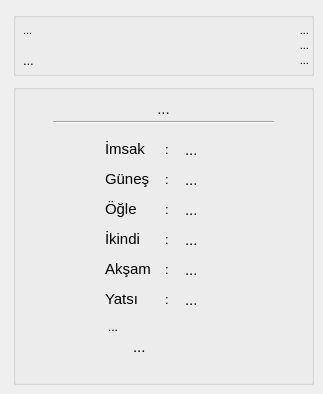
    <widget class="QWidget" name="pyvakitci_tab">
     <attribute name="icon">
      <iconset resource="PyVakitci.qrc">
       <normaloff>:/resimler/cami.png</normaloff>:/resimler/cami.png</iconset>
     </attribute>
     <attribute name="title">
      <string notr="true"/>
     </attribute>
     <attribute name="toolTip">
      <string>Namaz Vakitleri</string>
     </attribute>
     <widget class="QGroupBox" name="bilgiler_groupBox">
      <property name="enabled">
       <bool>true</bool>
      </property>
      <property name="geometry">
       <rect>
        <x>13</x>
        <y>12</y>
        <width>301</width>
        <height>64</height>
       </rect>
      </property>
      <property name="font">
       <font>
        <family>Arial</family>
        <pointsize>10</pointsize>
       </font>
      </property>
      <property name="title">
       <string/>
      </property>
      <property name="alignment">
       <set>Qt::AlignLeading|Qt::AlignLeft|Qt::AlignVCenter</set>
      </property>
      <property name="flat">
       <bool>false</bool>
      </property>
      <property name="checkable">
       <bool>false</bool>
      </property>
      <property name="checked">
       <bool>false</bool>
      </property>
      <widget class="QLabel" name="ulke_label">
       <property name="geometry">
        <rect>
         <x>10</x>
         <y>10</y>
         <width>150</width>
         <height>16</height>
        </rect>
       </property>
       <property name="font">
        <font>
         <family>Arial</family>
         <pointsize>8</pointsize>
        </font>
       </property>
       <property name="text">
        <string>...</string>
       </property>
      </widget>
      <widget class="QLabel" name="sehir_label">
       <property name="geometry">
        <rect>
         <x>10</x>
         <y>40</y>
         <width>160</width>
         <height>16</height>
        </rect>
       </property>
       <property name="font">
        <font>
         <family>Arial</family>
         <pointsize>10</pointsize>
         <weight>50</weight>
         <bold>false</bold>
         <kerning>true</kerning>
        </font>
       </property>
       <property name="text">
        <string>...</string>
       </property>
      </widget>
      <widget class="QLabel" name="miladi_tarih">
       <property name="geometry">
        <rect>
         <x>198</x>
         <y>10</y>
         <width>98</width>
         <height>16</height>
        </rect>
       </property>
       <property name="font">
        <font>
         <family>Arial</family>
         <pointsize>8</pointsize>
        </font>
       </property>
       <property name="text">
        <string>...</string>
       </property>
       <property name="alignment">
        <set>Qt::AlignRight|Qt::AlignTrailing|Qt::AlignVCenter</set>
       </property>
      </widget>
      <widget class="QLabel" name="hicri_tarih">
       <property name="geometry">
        <rect>
         <x>156</x>
         <y>25</y>
         <width>140</width>
         <height>16</height>
        </rect>
       </property>
       <property name="font">
        <font>
         <family>Arial</family>
         <pointsize>8</pointsize>
        </font>
       </property>
       <property name="text">
        <string>...</string>
       </property>
       <property name="alignment">
        <set>Qt::AlignRight|Qt::AlignTrailing|Qt::AlignVCenter</set>
       </property>
      </widget>
      <widget class="QLabel" name="saat_label">
       <property name="geometry">
        <rect>
         <x>204</x>
         <y>40</y>
         <width>92</width>
         <height>16</height>
        </rect>
       </property>
       <property name="font">
        <font>
         <family>Arial</family>
         <pointsize>8</pointsize>
        </font>
       </property>
       <property name="text">
        <string>...</string>
       </property>
       <property name="alignment">
        <set>Qt::AlignRight|Qt::AlignTrailing|Qt::AlignVCenter</set>
       </property>
      </widget>
     </widget>
     <widget class="QGroupBox" name="namaz_vakitleri_groupBox">
      <property name="geometry">
       <rect>
        <x>13</x>
        <y>84</y>
        <width>301</width>
        <height>301</height>
       </rect>
      </property>
      <property name="font">
       <font>
        <family>Arial</family>
        <pointsize>10</pointsize>
        <weight>50</weight>
        <bold>false</bold>
       </font>
      </property>
      <property name="layoutDirection">
       <enum>Qt::LeftToRight</enum>
      </property>
      <property name="title">
       <string/>
      </property>
      <widget class="QLabel" name="namaz_vakti_label">
       <property name="geometry">
        <rect>
         <x>10</x>
         <y>15</y>
         <width>281</width>
         <height>20</height>
        </rect>
       </property>
       <property name="font">
        <font>
         <family>Arial</family>
         <pointsize>11</pointsize>
         <weight>50</weight>
         <bold>false</bold>
         <kerning>true</kerning>
        </font>
       </property>
       <property name="text">
        <string>...</string>
       </property>
       <property name="alignment">
        <set>Qt::AlignCenter</set>
       </property>
      </widget>
      <widget class="Line" name="line">
       <property name="geometry">
        <rect>
         <x>40</x>
         <y>30</y>
         <width>221</width>
         <height>16</height>
        </rect>
       </property>
       <property name="sizePolicy">
        <sizepolicy hsizetype="Preferred" vsizetype="Preferred">
         <horstretch>0</horstretch>
         <verstretch>0</verstretch>
        </sizepolicy>
       </property>
       <property name="minimumSize">
        <size>
         <width>221</width>
         <height>16</height>
        </size>
       </property>
       <property name="maximumSize">
        <size>
         <width>221</width>
         <height>16</height>
        </size>
       </property>
       <property name="orientation">
        <enum>Qt::Horizontal</enum>
       </property>
      </widget>
      <widget class="QLabel" name="imsak_label">
       <property name="geometry">
        <rect>
         <x>92</x>
         <y>55</y>
         <width>50</width>
         <height>20</height>
        </rect>
       </property>
       <property name="font">
        <font>
         <family>Arial</family>
         <pointsize>11</pointsize>
         <weight>50</weight>
         <bold>false</bold>
         <kerning>true</kerning>
        </font>
       </property>
       <property name="text">
        <string>İmsak</string>
       </property>
      </widget>
      <widget class="QLabel" name="gunes_label">
       <property name="geometry">
        <rect>
         <x>92</x>
         <y>85</y>
         <width>50</width>
         <height>20</height>
        </rect>
       </property>
       <property name="font">
        <font>
         <family>Arial</family>
         <pointsize>11</pointsize>
         <weight>50</weight>
         <bold>false</bold>
         <kerning>true</kerning>
        </font>
       </property>
       <property name="text">
        <string>Güneş</string>
       </property>
      </widget>
      <widget class="QLabel" name="ogle_label">
       <property name="geometry">
        <rect>
         <x>92</x>
         <y>115</y>
         <width>50</width>
         <height>20</height>
        </rect>
       </property>
       <property name="font">
        <font>
         <family>Arial</family>
         <pointsize>11</pointsize>
         <weight>50</weight>
         <bold>false</bold>
         <kerning>true</kerning>
        </font>
       </property>
       <property name="text">
        <string>Öğle</string>
       </property>
      </widget>
      <widget class="QLabel" name="ikindi_label">
       <property name="geometry">
        <rect>
         <x>92</x>
         <y>145</y>
         <width>50</width>
         <height>20</height>
        </rect>
       </property>
       <property name="font">
        <font>
         <family>Arial</family>
         <pointsize>11</pointsize>
         <weight>50</weight>
         <bold>false</bold>
         <kerning>true</kerning>
        </font>
       </property>
       <property name="text">
        <string>İkindi</string>
       </property>
      </widget>
      <widget class="QLabel" name="aksam_label">
       <property name="geometry">
        <rect>
         <x>92</x>
         <y>175</y>
         <width>50</width>
         <height>20</height>
        </rect>
       </property>
       <property name="font">
        <font>
         <family>Arial</family>
         <pointsize>11</pointsize>
         <weight>50</weight>
         <bold>false</bold>
         <kerning>true</kerning>
        </font>
       </property>
       <property name="text">
        <string>Akşam</string>
       </property>
      </widget>
      <widget class="QLabel" name="yatsi_label">
       <property name="geometry">
        <rect>
         <x>92</x>
         <y>205</y>
         <width>50</width>
         <height>20</height>
        </rect>
       </property>
       <property name="font">
        <font>
         <family>Arial</family>
         <pointsize>11</pointsize>
         <weight>50</weight>
         <bold>false</bold>
         <kerning>true</kerning>
        </font>
       </property>
       <property name="text">
        <string>Yatsı</string>
       </property>
      </widget>
      <widget class="QLabel" name="nokta_label">
       <property name="geometry">
        <rect>
         <x>152</x>
         <y>57</y>
         <width>10</width>
         <height>16</height>
        </rect>
       </property>
       <property name="font">
        <font>
         <family>Arial</family>
         <pointsize>10</pointsize>
         <weight>50</weight>
         <bold>false</bold>
         <kerning>true</kerning>
        </font>
       </property>
       <property name="text">
        <string>:</string>
       </property>
      </widget>
      <widget class="QLabel" name="nokta_label_2">
       <property name="geometry">
        <rect>
         <x>152</x>
         <y>87</y>
         <width>10</width>
         <height>16</height>
        </rect>
       </property>
       <property name="font">
        <font>
         <family>Arial</family>
         <pointsize>10</pointsize>
         <weight>50</weight>
         <bold>false</bold>
         <kerning>true</kerning>
        </font>
       </property>
       <property name="frameShape">
        <enum>QFrame::NoFrame</enum>
       </property>
       <property name="text">
        <string>:</string>
       </property>
      </widget>
      <widget class="QLabel" name="nokta_label_3">
       <property name="geometry">
        <rect>
         <x>152</x>
         <y>117</y>
         <width>10</width>
         <height>16</height>
        </rect>
       </property>
       <property name="font">
        <font>
         <family>Arial</family>
         <pointsize>10</pointsize>
         <weight>50</weight>
         <bold>false</bold>
         <kerning>true</kerning>
        </font>
       </property>
       <property name="text">
        <string>:</string>
       </property>
      </widget>
      <widget class="QLabel" name="nokta_label_4">
       <property name="geometry">
        <rect>
         <x>152</x>
         <y>147</y>
         <width>10</width>
         <height>16</height>
        </rect>
       </property>
       <property name="font">
        <font>
         <family>Arial</family>
         <pointsize>10</pointsize>
         <weight>50</weight>
         <bold>false</bold>
         <kerning>true</kerning>
        </font>
       </property>
       <property name="frameShape">
        <enum>QFrame::NoFrame</enum>
       </property>
       <property name="text">
        <string>:</string>
       </property>
      </widget>
      <widget class="QLabel" name="nokta_label_5">
       <property name="geometry">
        <rect>
         <x>152</x>
         <y>177</y>
         <width>10</width>
         <height>16</height>
        </rect>
       </property>
       <property name="font">
        <font>
         <family>Arial</family>
         <pointsize>10</pointsize>
         <weight>50</weight>
         <bold>false</bold>
         <kerning>true</kerning>
        </font>
       </property>
       <property name="text">
        <string>:</string>
       </property>
      </widget>
      <widget class="QLabel" name="nokta_label_6">
       <property name="geometry">
        <rect>
         <x>152</x>
         <y>207</y>
         <width>10</width>
         <height>16</height>
        </rect>
       </property>
       <property name="font">
        <font>
         <family>Arial</family>
         <pointsize>10</pointsize>
         <weight>50</weight>
         <bold>false</bold>
         <kerning>true</kerning>
        </font>
       </property>
       <property name="frameShape">
        <enum>QFrame::NoFrame</enum>
       </property>
       <property name="text">
        <string>:</string>
       </property>
      </widget>
      <widget class="QLabel" name="imsak_saat_label">
       <property name="geometry">
        <rect>
         <x>172</x>
         <y>58</y>
         <width>50</width>
         <height>16</height>
        </rect>
       </property>
       <property name="font">
        <font>
         <family>Arial</family>
         <pointsize>11</pointsize>
         <weight>50</weight>
         <bold>false</bold>
         <kerning>true</kerning>
        </font>
       </property>
       <property name="text">
        <string>...</string>
       </property>
      </widget>
      <widget class="QLabel" name="gunes_saat_label">
       <property name="geometry">
        <rect>
         <x>172</x>
         <y>88</y>
         <width>50</width>
         <height>16</height>
        </rect>
       </property>
       <property name="font">
        <font>
         <family>Arial</family>
         <pointsize>11</pointsize>
         <weight>50</weight>
         <bold>false</bold>
         <kerning>true</kerning>
        </font>
       </property>
       <property name="text">
        <string>...</string>
       </property>
      </widget>
      <widget class="QLabel" name="ogle_saat_label">
       <property name="geometry">
        <rect>
         <x>172</x>
         <y>118</y>
         <width>50</width>
         <height>16</height>
        </rect>
       </property>
       <property name="font">
        <font>
         <family>Arial</family>
         <pointsize>11</pointsize>
         <weight>50</weight>
         <bold>false</bold>
         <kerning>true</kerning>
        </font>
       </property>
       <property name="text">
        <string>...</string>
       </property>
      </widget>
      <widget class="QLabel" name="ikindi_saat_label">
       <property name="geometry">
        <rect>
         <x>172</x>
         <y>148</y>
         <width>50</width>
         <height>16</height>
        </rect>
       </property>
       <property name="font">
        <font>
         <family>Arial</family>
         <pointsize>11</pointsize>
         <weight>50</weight>
         <bold>false</bold>
         <kerning>true</kerning>
        </font>
       </property>
       <property name="text">
        <string>...</string>
       </property>
      </widget>
      <widget class="QLabel" name="aksam_saat_label">
       <property name="geometry">
        <rect>
         <x>172</x>
         <y>178</y>
         <width>50</width>
         <height>16</height>
        </rect>
       </property>
       <property name="font">
        <font>
         <family>Arial</family>
         <pointsize>11</pointsize>
         <weight>50</weight>
         <bold>false</bold>
         <kerning>true</kerning>
        </font>
       </property>
       <property name="text">
        <string>...</string>
       </property>
      </widget>
      <widget class="QLabel" name="yatsi_saat_label">
       <property name="geometry">
        <rect>
         <x>172</x>
         <y>208</y>
         <width>50</width>
         <height>16</height>
        </rect>
       </property>
       <property name="font">
        <font>
         <family>Arial</family>
         <pointsize>11</pointsize>
         <weight>50</weight>
         <bold>false</bold>
         <kerning>true</kerning>
        </font>
       </property>
       <property name="text">
        <string>...</string>
       </property>
      </widget>
      <widget class="QLabel" name="sonraki_vakit_label">
       <property name="geometry">
        <rect>
         <x>95</x>
         <y>235</y>
         <width>130</width>
         <height>16</height>
        </rect>
       </property>
       <property name="font">
        <font>
         <family>Arial</family>
         <pointsize>9</pointsize>
         <weight>50</weight>
         <bold>false</bold>
         <kerning>true</kerning>
        </font>
       </property>
       <property name="text">
        <string>...</string>
       </property>
      </widget>
      <widget class="QLabel" name="kalan_sure_label">
       <property name="geometry">
        <rect>
         <x>120</x>
         <y>255</y>
         <width>120</width>
         <height>16</height>
        </rect>
       </property>
       <property name="font">
        <font>
         <family>Arial</family>
         <pointsize>11</pointsize>
         <weight>50</weight>
         <bold>false</bold>
         <kerning>true</kerning>
        </font>
       </property>
       <property name="text">
        <string>...</string>
       </property>
      </widget>
      <widget class="QLabel" name="dini_gun_label">
       <property name="geometry">
        <rect>
         <x>10</x>
         <y>275</y>
         <width>281</width>
         <height>20</height>
        </rect>
       </property>
       <property name="font">
        <font>
         <family>Arial</family>
         <pointsize>11</pointsize>
         <weight>50</weight>
         <bold>false</bold>
         <kerning>true</kerning>
        </font>
       </property>
       <property name="text">
        <string/>
       </property>
       <property name="alignment">
        <set>Qt::AlignCenter</set>
       </property>
      </widget>
     </widget>
    </widget>
